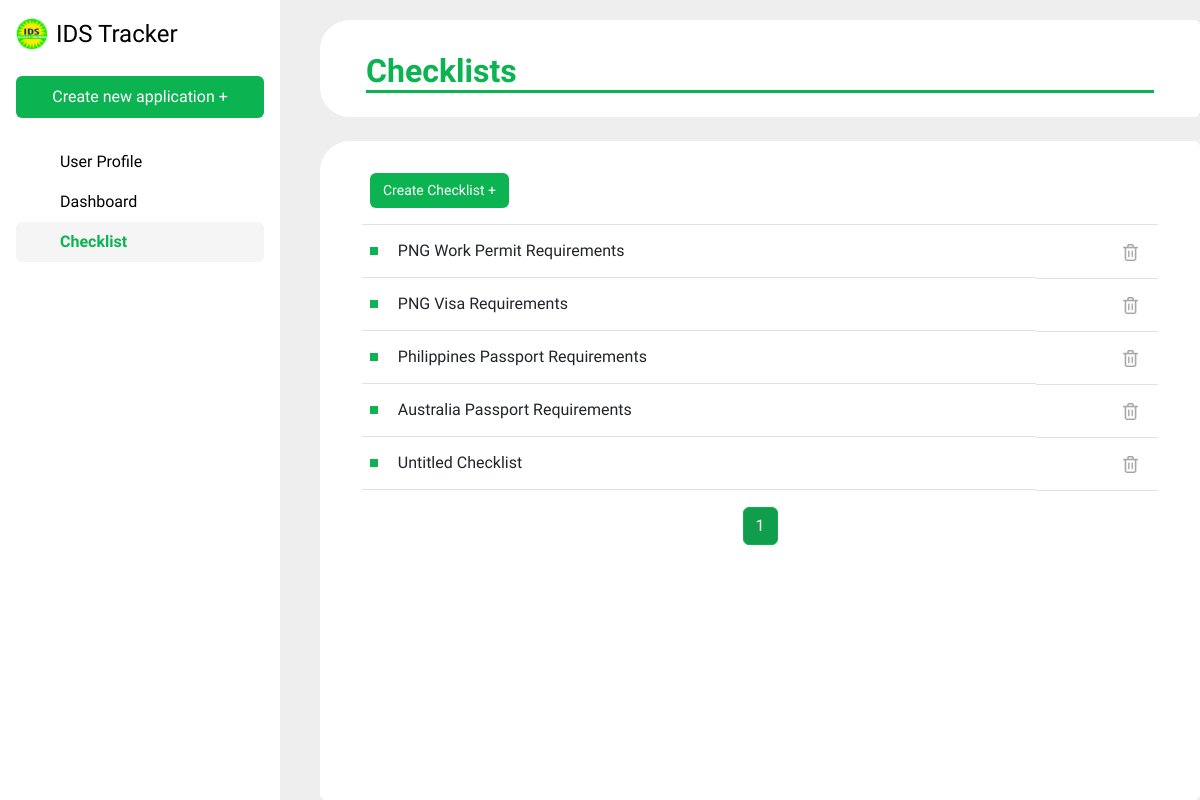
Screenshot of /checklist with the database file from the repository.
### IDSapp/models.py (models this page shows, shortened)
class Checklist(models.Model):
    document_types = [
        ('Visa', 'Visa'),
        ('Passport', 'Passport'),
        ('Work Permit', 'Work Permit')
    ]
    name = models.CharField(max_length=255)
    documentType = models.CharField(max_length = 20, choices = document_types, null=True)
    country =  models.CharField(max_length = 50, null=True)

### IDSapp/views.py (the view)
# urls.py: path('checklist', views.view_checklist, name = 'view_checklist'),
def view_checklist(request):
    checklist_list = Checklist.objects.all()
    paginator = Paginator(checklist_list, 7)  # Show 7 checklists per page
    page_number = request.GET.get('page')
    page_obj = paginator.get_page(page_number)
    context = {
        'document_type_choices': Checklist.document_types,
        'page_obj': page_obj,
    }
    return render(request, 'checklist.html', context)

### IDSapp/templates/checklist.html (shortened to what this page needs)
{% extends 'base.html' %}
{% load static %}
{% block content %}
<div class="flex-container">
    <div class="card" style="border: none; border-bottom-left-radius: 30px; border-top-left-radius: 30px;">
        <div class="card-body">
            <h2 class="card-title mt-3" style="margin-left: 30px; margin-right: 30px; color: #0BB351; font-weight: bold; border-bottom: 3px solid #0BB351;">Checklists</h2>
        </div>
    </div>
    <div id="dynamicCard" class="card mt-4 flex-grow">
            <div class="container-fluid">
                <div style="margin-left: 30px; margin-right: 30px;">
                    <table class="table table-hover mt-4">
                        <thead>
                            <tr>
                                <th scope="col">
                                    <form action="{% url 'create_checklist' %}" method="POST">
                                        <button type="submit" class="text-decoration-none btn mb-2" style="color: #ffffff; background-color: #0BB351; font-size: 14px;">Create Checklist +</button>
                                    </form>
                                </th>
                                <th scope="col" class="text-end">
                                </th>
                            </tr>
                        </thead>
                        <tbody>
                            {% for checklist in page_obj %}
                            <tr>
                                <td class="d-flex align-items-center">
                                    <div class="bullet me-2"></div>
                                    <button type="button" class="btn w-100 text-start" data-bs-toggle="modal" data-bs-target="#checklistModal{{ checklist.id }}" style="border: none;">
                                        {{ checklist.name }}
                                    </button>
                                </td>
                                <td class="text-end">
                                    <form action="{% url 'delete_checklist' checklist.id %}" method="POST">
                                        <button type="submit" class="btn" style="background: none; border: none;" onclick="return confirm('Are you sure you want to delete this checklist?')">
                                            <img src="{% static 'bin2.png' %}" width="15" height="17" alt="Delete">
                                        </button>
                                    </form>
                                </td>
                            </tr>
                            {% endfor %}
                        </tbody>
                    </table>
                    <nav aria-label="Page navigation" class="mt-3">
                        <ul class="pagination justify-content-center">
                            {% for num in page_obj.paginator.page_range %}
                                <li class="page-item {% if page_obj.number == num %}active{% endif %}">
                                    <a class="page-link" href="?page={{ num }}">{{ num }}</a>
                                </li>
                            {% endfor %}
                        </ul>
                    </nav>
                </div>
            </div>
    </div>
</div>
{% endblock %}

### IDSapp/templates/base.html (style rules this page uses)
body { background-color: #EEE; font-family: 'Nunito Sans', sans-serif; }

### IDSapp/templates/checklist.html (style rules this page uses)
.flex-container { display: flex; flex-direction: column; height: 100vh; margin-left: 40px; padding-top: 20px; }
.flex-grow { flex-grow: 1; border: none; border-top-left-radius: 30px; }
.page-item.active .page-link { background-color: #109E4C; border-color: #0BB351; color: white; }
.page-item .page-link { color: #0BB351; }

### rows the page displays
Checklist: name "PNG Work Permit Requirements"
Checklist: name "PNG Visa Requirements"
Checklist: name "Philippines Passport Requirements"
Checklist: name "Australia Passport Requirements"
Checklist: name "Untitled Checklist"

### other values shown
{{ num }} "1"
